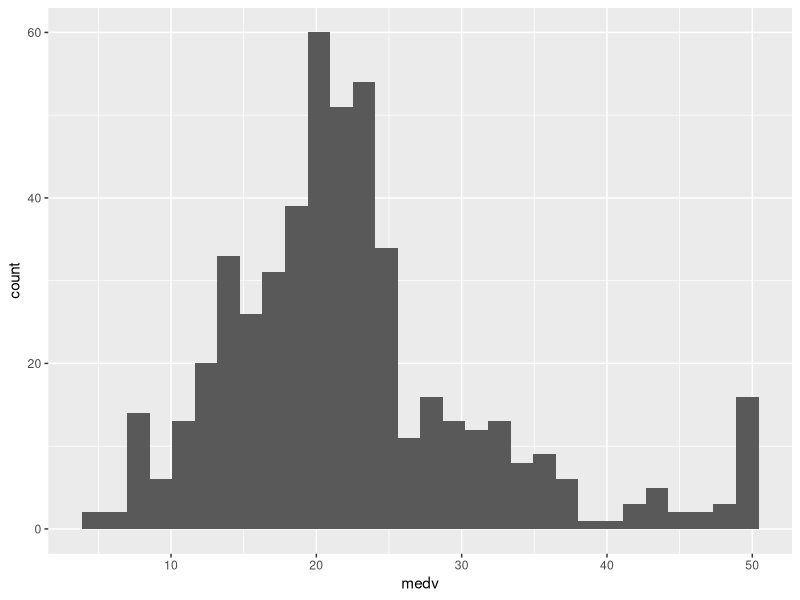
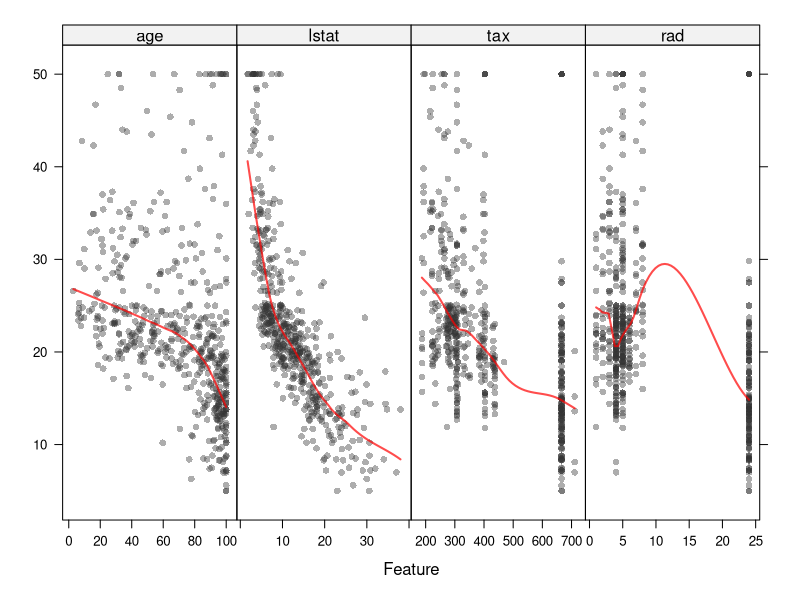
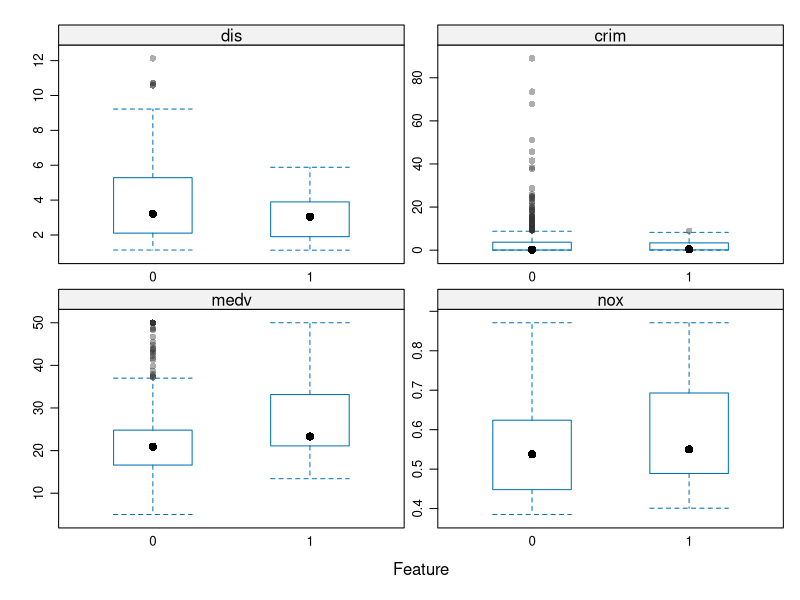
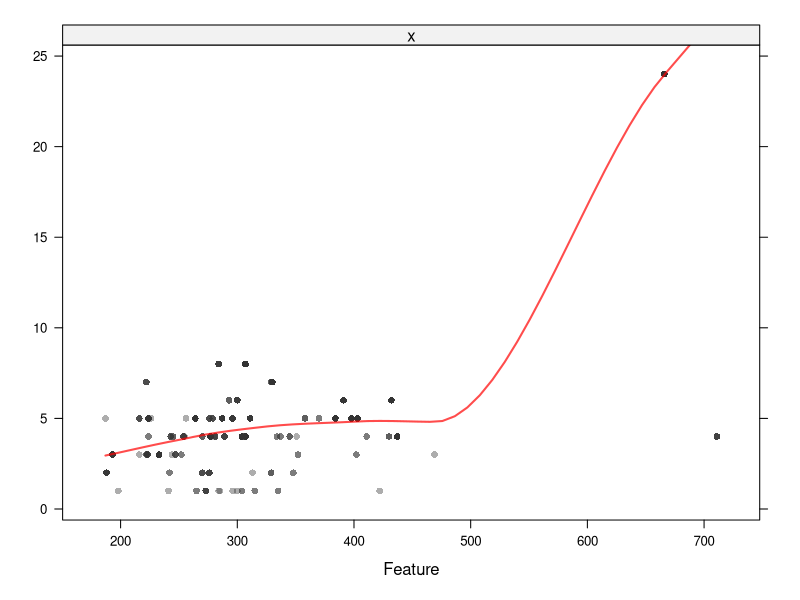

Write R code to recreate these figures, in order. (Note: this script raises an error after producing the figures.)
#######################################################
#      Streamline Predictive Modeling with caret       #
#           http://topepo.github.io/caret/             #
########################################################

# caret, short for _C_lassification _A_nd _RE_gression _T_raining
# Available models in caret: http://topepo.github.io/caret/available-models.html
# author Max Kuhn, PhD in Biostatistics, Software Engineer at RStudio, former non-clinical Statistician at Pfizer, making order out of chaos
# Short introduction to caret: https://cran.r-project.org/web/packages/caret/vignettes/caret.html
# Kuhn, Max. "Caret package." Journal of statistical software 28.5 (2008): 1-26.
# Book Applied Predictive Modeling http://appliedpredictivemodeling.com/

set.seed(666)

#### Getting started ####
# install caret package for the fist time
install.packages("caret")
# Load packages
library(caret)
library(mlbench)
library(ggplot2)
# load dataset https://www.cs.toronto.edu/~delve/data/boston/bostonDetail.html
data(BostonHousing)
# Explore data
summary(BostonHousing)
dim(BostonHousing)
ggplot(data = BostonHousing, aes(x = medv)) + geom_histogram()
# Visualization via lattice
theme1 <- trellis.par.get()
theme1$plot.symbol$col = rgb(.2, .2, .2, .4)
theme1$plot.symbol$pch = 16
theme1$plot.line$col = rgb(1, 0, 0, .7)
theme1$plot.line$lwd <- 2
trellis.par.set(theme1)
featurePlot(x = BostonHousing[, c("age", "lstat", "tax", "rad")], 
            y = BostonHousing$medv, 
            plot = "scatter",
            type = c("p", "smooth"),
            span = .5,
            layout = c(4, 1))
featurePlot(x = BostonHousing[,c("medv", "nox", "dis", "crim")], 
            y = BostonHousing$chas, 
            plot = "box",
            scales = list(x = list(relation="free"), 
                          y = list(relation="free")))

#### Pre-processing ####
# corr
descrCor <- cor(BostonHousing[,-4])
findCorrelation(descrCor, cutoff = .8) #tax & rad
featurePlot(x = BostonHousing$tax, 
            y = BostonHousing$rad, 
            plot = "scatter",
            type = c("p", "smooth"))
# Putting it all together
pp <- preProcess(BostonHousing[, -14],  method = c("center", "scale"))
pp
transformed <- predict(pp, newdata = BostonHousing[, -14])

#### Splitting the data ####
# Simple split: continuous
inTrain <- createDataPartition(
  y = BostonHousing$medv,  ## the outcome data are needed
  p = .75,  ## The percentage of data in the training set
  list = FALSE
)
training <- cbind(transformed[ inTrain,], medv = BostonHousing[ inTrain, 14])
testing  <- cbind(transformed[-inTrain,], medv = BostonHousing[-inTrain, 14])
nrow(training)
nrow(testing)

# Simple split: binary
BostonHousing2 = BostonHousing
BostonHousing2$medv = as.numeric(BostonHousing$medv > 22)
inTrain2 <- createDataPartition(
  y = BostonHousing2$medv,  ## the outcome data are needed
  p = .75,  ## The percentage of data in the training set
  list = FALSE
)
training2 <- cbind(transformed[ inTrain2,], medv = BostonHousing2[ inTrain2, 14])
testing2  <- cbind(transformed[-inTrain2,], medv = BostonHousing2[-inTrain2, 14])
nrow(training2)
nrow(testing2)

#### trainning classification ####
# Tuning control
fitControl <- trainControl(## 10-fold CV repeated ten times
  method = "repeatedcv",
  number = 10,
  repeats = 10)

# Penalized Logistic regression
plrFit <- train(as.factor(medv) ~ ., data = training2, 
                method = "plr", 
                trControl = fitControl)
plrFit

#alternate tuning grids: parameter vs hyperparameter
plrGrid <-  expand.grid(lambda = c(1:9 %o% 10^(-3:1)), 
                        cp = "bic")
plrFit2 <- train(as.factor(medv) ~ ., data = training2, 
                method = "plr",
                trControl = fitControl,
                tuneGrid = plrGrid)
plrFit2

# Nearest Neighbor
knnFit <- train(as.factor(medv) ~ ., data = training2, 
                method = "knn", 
                trControl = fitControl,
                tuneLength = 10)
knnFit
plot(knnFit)

# Random Forest
rfFit <- train(as.factor(medv) ~ ., data = training2, 
               method = "rf", 
               trControl = fitControl)
rfFit

# Support Vector Machines with Linear kernel
svmFit <- train(as.factor(medv) ~ ., data = training2, 
                method = "svmLinear", 
                trControl = fitControl)
svmFit

# Extract predictions and measure performance
predict(rfFit, newdata = testing2[1:10, 1:13])
confusionMatrix(data = predict(rfFit, testing2[, 1:13]), reference = as.factor(testing2[, 14]))
predict(rfFit, newdata = testing2[1:10, 1:13], type = "prob")

# Compare models
models_compare <- resamples(list(plr = plrFit, knn=knnFit, RF=rfFit, SVM=svmFit))
summary(models_compare)
scales <- list(x=list(relation="free"), y=list(relation="free"))
bwplot(models_compare, scales=scales)



#### trainning regression ####

# Lasso Regression
lassoFit <- train(medv ~ ., data = training, 
                  method = "lasso", 
                  trControl = fitControl)
lassoFit

# Nearest Neighbor
knnFit2 <- train(medv ~ ., data = training, 
                method = "knn", 
                trControl = fitControl,
                tuneLength = 10)
knnFit2
plot(knnFit2)

# Random Forest
rfFit2 <- train(medv ~ ., data = training, 
                method = "rf", 
                trControl = fitControl)
rfFit2

# Support Vector Machine
svmFit2 <- train(medv ~ ., data = training, 
                 method = "svmLinear", 
                 trControl = fitControl)
svmFit2

# Extract Prediction and measure performance
predict(rfFit2, testing[1:10, -14])
postResample(pred = predict(rfFit2, testing[, -14]), obs = testing$medv)

# Compare models
models_compare2 <- resamples(list(lasso = lassoFit, knn=knnFit2, RF=rfFit2, SVM=svmFit2))
summary(models_compare2)
scales <- list(x=list(relation="free"), y=list(relation="free"))
bwplot(models_compare2, scales=scales)


#### Variable importance ####
rfImp <- varImp(rfFit)
plot(rfImp)



